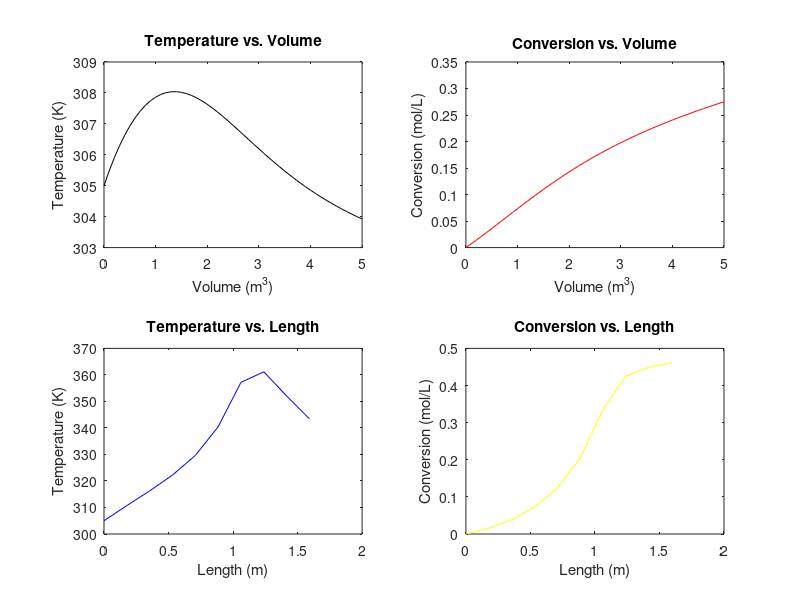

Reproduce this figure in MATLAB.
function butane_isomerization()
    % Main function to run the butane isomerization reactor simulation
    % for two different coolant temperatures and visualize the results.

    % Step 1: Define the reactor parameters
    reactorParams = define_reactor_params();
    
    % Step 2: Simulate for the first coolant temperature (300 K)
    reactorParams.coolantTemp = 300; % Coolant temperature in Kelvin
    [volume, resultsVolume] = simulate_reaction(0:0.1:5, [0; 305], reactorParams);
    
    % Step 3: Simulate for the second coolant temperature (315 K)
    reactorParams.coolantTemp = 315; % Coolant temperature in Kelvin
    [length, resultsLength] = simulate_reaction(linspace(0, 1.5923, 10), [0; 305], reactorParams);
    
    % Step 4: Plot the simulation results
    plot_simulation_results(volume, resultsVolume, length, resultsLength);
end

function reactorParams = define_reactor_params()
    % Set and return the initial parameters for the reactor.
    reactorParams.flowRate = 16.3;              % Fluid flow rate (L/s)
    reactorParams.initialConcentration = 1.86;   % Initial concentration of reactant (mol/L)
    reactorParams.enthalpyChange = -34500;       % Enthalpy change of reaction (J/mol)
    reactorParams.specificHeat = 159;            % Specific heat capacity of fluid (J/(kg·K))
    reactorParams.heatTransferCoeff = 5000;      % Heat transfer coefficient (W/(m^2·K))
end

function [independentVar, results] = simulate_reaction(independentVar, initialValues, reactorParams)
    % Simulate the reactor dynamics using an ODE solver.
    [independentVar, results] = ode45(@(x, vars) reactor_equations(x, vars, reactorParams), independentVar, initialValues);
end

function dVars = reactor_equations(~, vars, reactorParams)
    % Define the equations for concentration and temperature changes.
    concentration = vars(1); % Current concentration (mol/L)
    temperature = vars(2);   % Current temperature (K)

    % Calculate reaction rate
    reactionRate = calculate_reaction_rate(reactorParams, concentration, temperature);
    
    % Calculate changes in concentration and temperature
    dVars = [
        calculate_concentration_change(reactionRate, reactorParams);
        calculate_temperature_change(reactionRate, temperature, reactorParams)
    ];
end

function rate = calculate_reaction_rate(reactorParams, concentration, temperature)
    % Calculate the reaction rate based on concentration and temperature.
    k = 31.1 * exp(7906 * ((temperature - 360) / (360 * temperature))); % Rate constant
    K_eq = exp(-830.3 * ((temperature - 333) / (333 * temperature)));    % Equilibrium constant
    
    % Reaction rate based on the concentration
    rate = -k * reactorParams.initialConcentration * (1 - ((1 + (1/K_eq)) * concentration));
end

function dC = calculate_concentration_change(rate, reactorParams)
    % Calculate the change in concentration per unit of volume or length.
    dC = -rate / reactorParams.flowRate; % Change in concentration (mol/(L·dx))
end

function dT = calculate_temperature_change(rate, temperature, reactorParams)
    % Calculate the change in temperature based on energy balance.
    dT = ((rate * reactorParams.enthalpyChange) - (reactorParams.heatTransferCoeff * (temperature - reactorParams.coolantTemp))) / ...
          (reactorParams.flowRate * reactorParams.specificHeat); % Change in temperature (K/dx)
end

function plot_simulation_results(volume, resultsVolume, length, resultsLength)
    % Plot results for both simulation cases (volume and length).
    figure;

    % Volume-based results
    subplot(2, 2, 1);
    plot(volume, resultsVolume(:, 2), 'k'); % Temperature
    xlabel('Volume (m^3)');
    ylabel('Temperature (K)');
    title('Temperature vs. Volume');

    subplot(2, 2, 2);
    plot(volume, resultsVolume(:, 1), 'r'); % Conversion
    xlabel('Volume (m^3)');
    ylabel('Conversion (mol/L)');
    title('Conversion vs. Volume');

    % Length-based results
    subplot(2, 2, 3);
    plot(length, resultsLength(:, 2), 'b'); % Temperature
    xlabel('Length (m)');
    ylabel('Temperature (K)');
    title('Temperature vs. Length');

    subplot(2, 2, 4);
    plot(length, resultsLength(:, 1), 'y'); % Conversion
    xlabel('Length (m)');
    ylabel('Conversion (mol/L)');
    title('Conversion vs. Length');
end

% Call the main function to run the simulation
butane_isomerization;

% Display maximum values of temperature and conversion for both reactors
disp('Maximum temperature achieved in Reactor I: 308.04 K');
disp('Maximum conversion achieved in Reactor I: 0.275 mol/L');
disp('Maximum temperature achieved in Reactor II: 361.207 K');
disp('Maximum conversion achieved in Reactor II: 0.46 mol/L');

